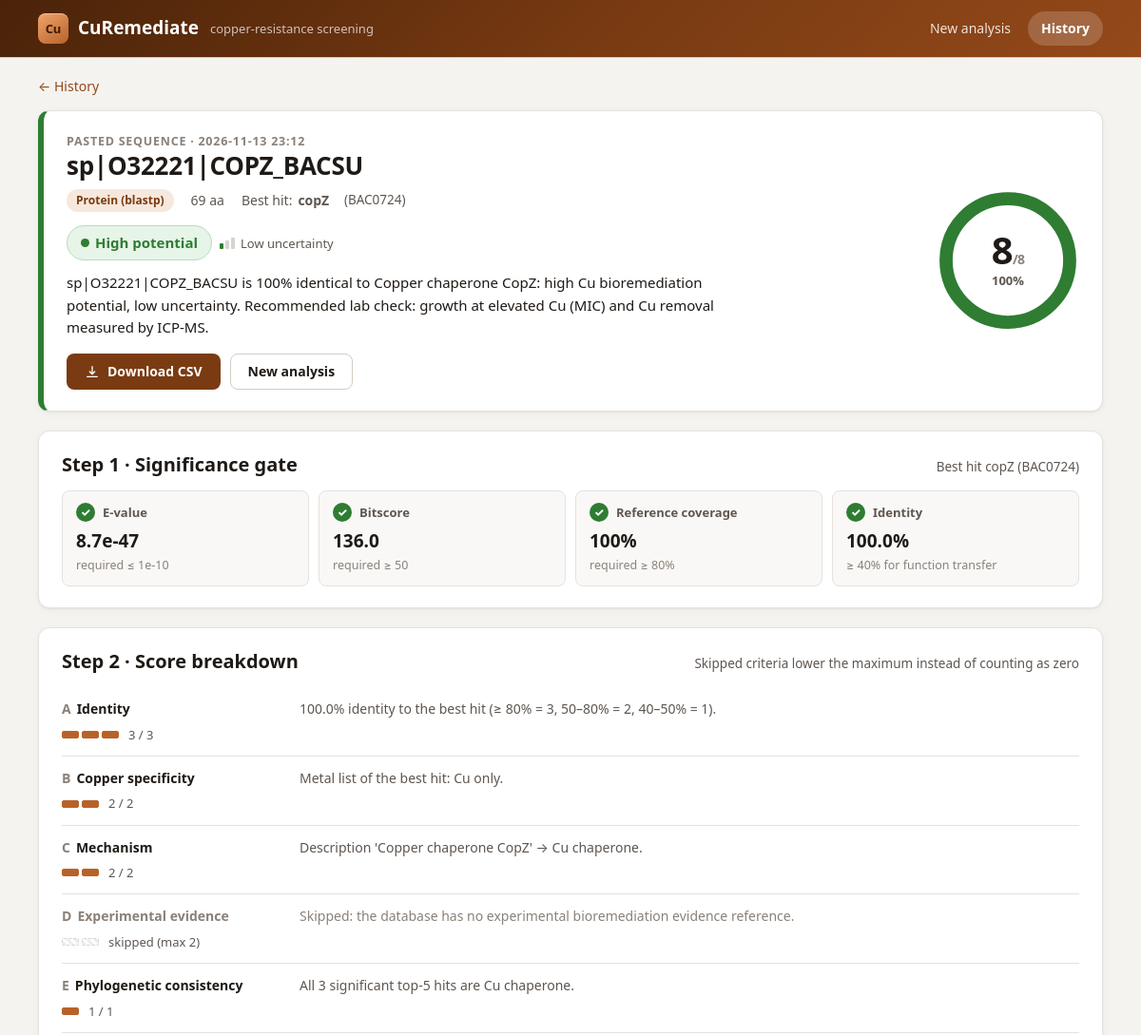
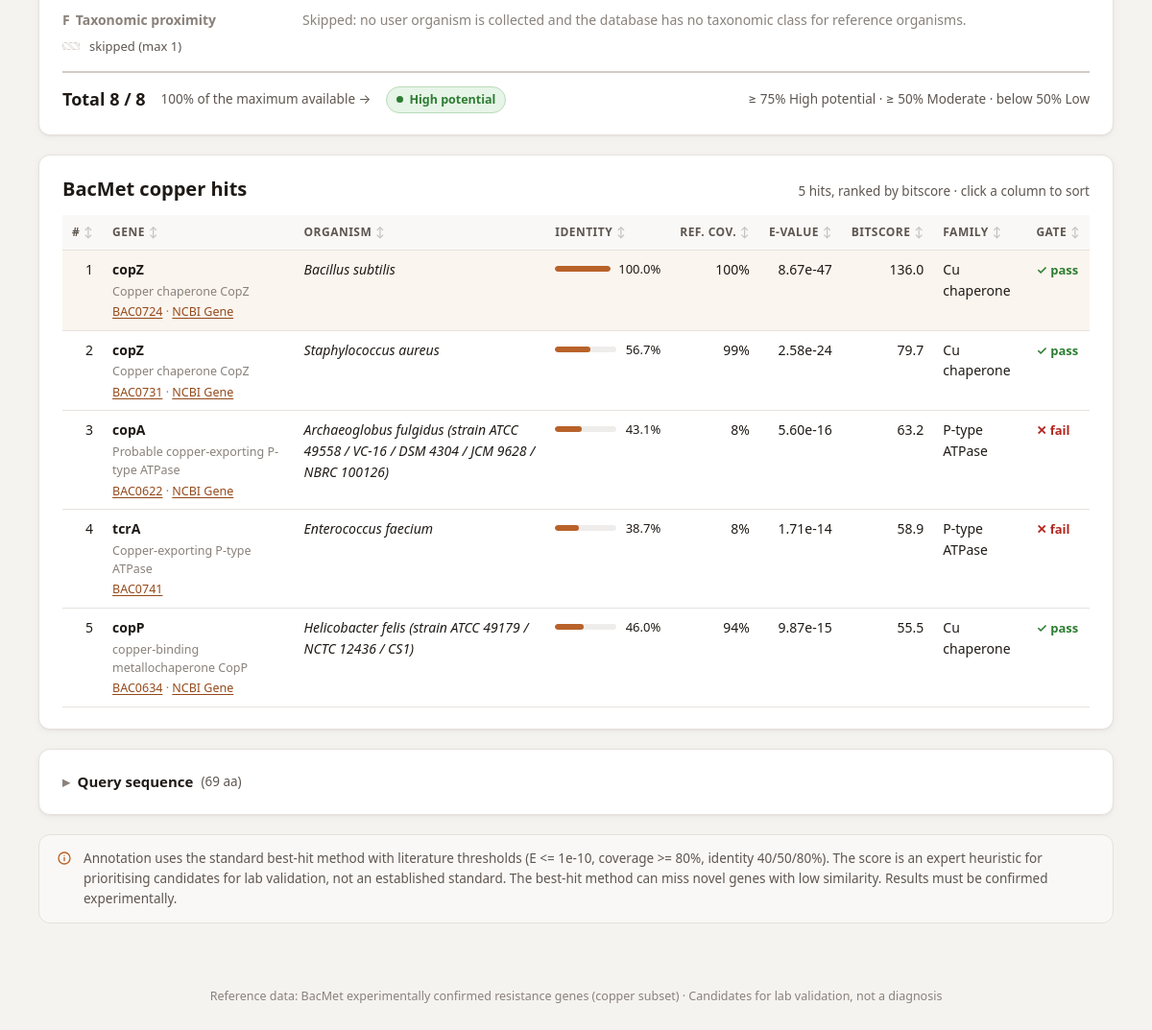
The page /analysis/406/ on the database its author committed (2 pictures, top to bottom).
### screening/models.py (models this page shows, shortened)
class Analysis(models.Model):
    batch = models.ForeignKey(Batch, null=True, blank=True, on_delete=models.CASCADE, related_name="analyses")
    created_at = models.DateTimeField(auto_now_add=True)
    filename = models.CharField(max_length=255)
    seq_type = models.CharField(max_length=16, choices=SEQ_TYPES, default="protein")
    query_id = models.CharField(max_length=255)
    sequence = models.TextField()
    length = models.PositiveIntegerField()
    category = models.CharField(max_length=32, blank=True)
    score = models.PositiveSmallIntegerField(null=True, blank=True)
    max_score = models.PositiveSmallIntegerField(null=True, blank=True)  # maximum available for this sequence
    score_pct = models.FloatField(null=True, blank=True)
    uncertainty = models.CharField(max_length=16, blank=True)
    flags = models.JSONField(default=list, blank=True)
    breakdown = models.JSONField(default=list, blank=True)  # [{key, label, points (None = skipped), max, note}]
    conclusion = models.TextField(blank=True)
    class Meta:
        ordering = ["-created_at"]
    @property
    def unit(self):
        return "nt" if self.seq_type == "nucleotide" else "aa"
    @property
    def points(self):
        return {row["key"]: row["points"] for row in self.breakdown}

class Hit(models.Model):
    analysis = models.ForeignKey(Analysis, on_delete=models.CASCADE, related_name="hits")
    rank = models.PositiveSmallIntegerField()
    bacmet_id = models.CharField(max_length=32)
    gene_name = models.CharField(max_length=128)
    organism = models.CharField(max_length=255, blank=True)
    identity = models.FloatField()
    align_length = models.PositiveIntegerField()
    evalue = models.FloatField()
    bitscore = models.FloatField()
    query_start = models.PositiveIntegerField(null=True, blank=True)
    query_end = models.PositiveIntegerField(null=True, blank=True)
    ref_coverage = models.FloatField(null=True, blank=True)  # % of the reference gene covered by the alignment
    passes_gate = models.BooleanField(default=False)
    description = models.CharField(max_length=255, blank=True)
    family = models.CharField(max_length=32, blank=True)
    ncbi_gene_url = models.CharField(max_length=255, blank=True)
    class Meta:
        ordering = ["rank"]
    @property
    def query_gene(self):
        return self.gene_name.split("/")[0].strip()
    @property
    def bacmet_url(self):
        return settings.BACMET_GENE_URL.format(gene=quote(self.query_gene))

### screening/views.py (the view)
# urls.py: path("analysis/<int:pk>/", views.result, name="result"),
def result(request, pk):
    analysis = get_object_or_404(Analysis, pk=pk)
    hits = list(analysis.hits.all())
    top = hits[0] if hits else None
    gate = (gate_checks(top.evalue, top.bitscore, top.ref_coverage)
            if top and top.ref_coverage is not None else [])
    return render(request, "screening/result.html", {
        "a": analysis, "hits": hits, "top": top, "gate": gate, "disclaimer": DISCLAIMER,
    })

### screening/services/scoring.py (called while the page is built)
def format_evalue(evalue, digits=1):
    if evalue is None:
        return ""
    return "< 1e-180" if evalue == 0 else f"{evalue:.{digits}e}"

def gate_checks(evalue, bitscore, ref_coverage):
    return [
        ("E-value", format_evalue(evalue),f"≤ {MAX_EVALUE:.0e}", evalue <= MAX_EVALUE),
        ("Bitscore", f"{bitscore:.1f}", f"≥ {MIN_BITSCORE}", bitscore >= MIN_BITSCORE),
        ("Reference coverage", f"{ref_coverage:.0f}%", f"≥ {MIN_COVERAGE}%", ref_coverage >= MIN_COVERAGE),
    ]

### screening/templatetags/screening_ui.py (called while the page is built)
@register.filter
def evalue(value, digits=1):
    return format_evalue(value, int(digits))

@register.filter
def breakable(text):
    escaped = conditional_escape(text)
    return mark_safe(escaped.replace("|", "|<wbr>").replace(":", ":<wbr>"))

@register.filter
def category_class(category):
    return CATEGORY_CLASSES.get(category, "legacy")

@register.filter
def uncertainty_class(uncertainty):
    return {"Low": "good", "Moderate": "mid", "High": "bad"}.get(uncertainty, "")

@register.filter
def segments(points, maximum):
    earned = points or 0
    return [i < earned for i in range(int(maximum or 0))]

### screening/templates/screening/result.html (shortened to what this page needs)
{% extends "screening/base.html" %}
{% load screening_ui %}
{% block content %}
{% with cat=a.category|category_class %}
<nav class="breadcrumb" aria-label="Breadcrumb">
  {% if a.batch_id %}<a href="{% url 'batch' a.batch_id %}">← Batch: {{ a.filename }}</a>
  {% else %}<a href="{% url 'history' %}">← History</a>{% endif %}
</nav>
<section class="box hero cat-{{ cat }}">
  <div>
    <div class="eyebrow">{% if a.batch_id %}Batch sequence{% else %}{{ a.filename }}{% endif %} · {{ a.created_at|date:"Y-m-d H:i" }}</div>
    <h1>{{ a.query_id|breakable }}</h1>
    <div class="hero-meta">
      <span class="tag">{{ a.get_seq_type_display }}</span>
      <span>{{ a.length }} {{ a.unit }}</span>
      {% if top %}<span>Best hit: <strong>{{ top.gene_name }}</strong>&nbsp;<span class="muted">({{ top.bacmet_id }})</span></span>{% endif %}
    </div>
    <div class="hero-badges">
      {% if a.category %}
      <span class="badge badge-lg cat cat-{{ cat }}">{{ a.category }}</span>
      {% if a.uncertainty %}
      <span class="unc {{ a.uncertainty|uncertainty_class }}" title="Uncertainty of this ranking">
        <span class="unc-bars" aria-hidden="true"><i></i><i></i><i></i></span>{{ a.uncertainty }} uncertainty
      </span>
      {% endif %}
      {% else %}
      <span class="badge badge-lg cat cat-legacy">Old scoring scheme</span>
      {% endif %}
    </div>
    {% if a.category %}
    <p class="conclusion">{{ a.conclusion }}</p>
    {% else %}
    <p class="conclusion">This result was scored with the previous scheme. Run the sequence again to get the current ranking.</p>
    {% endif %}
    <div class="hero-actions">
      <a class="btn" href="{% url 'result_csv' a.pk %}">
        <svg class="icon" viewBox="0 0 24 24" fill="none" stroke="currentColor" stroke-width="2" stroke-linecap="round" stroke-linejoin="round" aria-hidden="true"><path d="M12 4v12m0 0-4-4m4 4 4-4"/><path d="M4 20h16"/></svg>
        Download CSV
      </a>
      <a class="btn btn-secondary" href="{% url 'upload' %}">New analysis</a>
    </div>
  </div>
  {% if a.score is not None %}
  <div class="gauge" role="img" aria-label="Score {{ a.score }} of {{ a.max_score }} ({{ a.score_pct|stringformat:'.0f' }}%)">
    <svg viewBox="0 0 120 120" aria-hidden="true">
      <circle class="track" cx="60" cy="60" r="52" fill="none" stroke-width="11"/>
      <circle class="fill" cx="60" cy="60" r="52" fill="none" stroke-width="11" pathLength="100"
              stroke-dasharray="{{ a.score_pct|stringformat:'.1f' }} 100"/>
    </svg>
    <div class="gauge-label">
      <div class="gauge-score">{{ a.score }}<span class="gauge-max">/{{ a.max_score }}</span></div>
      <div class="gauge-pct">{{ a.score_pct|stringformat:".0f" }}%</div>
    </div>
  </div>
  {% endif %}
</section>
{% if top %}
{% if gate %}
<section class="box">
  <div class="box-head">
    <h2>Step 1 · Significance gate</h2>
    <span class="muted">Best hit {{ top.gene_name }} ({{ top.bacmet_id }})</span>
  </div>
  <div class="checks">
    {% for label, value, required, ok in gate %}
    <div class="check{% if not ok %} fail{% endif %}">
      <div class="check-head"><span class="check-icon" aria-hidden="true">{% if ok %}✓{% else %}✕{% endif %}</span>{{ label }}<span class="sr-only">: {% if ok %}pass{% else %}fail{% endif %}</span></div>
      <div class="check-value">{{ value }}</div>
      <div class="check-req">required {{ required }}</div>
    </div>
    {% endfor %}
    <div class="check{% if top.identity < 40 %} fail{% endif %}">
      <div class="check-head"><span class="check-icon" aria-hidden="true">{% if top.identity >= 40 %}✓{% else %}✕{% endif %}</span>Identity<span class="sr-only">: {% if top.identity >= 40 %}pass{% else %}fail{% endif %}</span></div>
      <div class="check-value">{{ top.identity|floatformat:1 }}%</div>
      <div class="check-req">≥ 40% for function transfer</div>
    </div>
  </div>
</section>
{% endif %}
{% if a.breakdown %}
<section class="box">
  <div class="box-head">
    <h2>Step 2 · Score breakdown</h2>
    <span class="muted">Skipped criteria lower the maximum instead of counting as zero</span>
  </div>
  <div class="criteria">
    {% for row in a.breakdown %}
    <div class="criterion{% if row.points is None %} skipped{% endif %}">
      <div>
        <div class="criterion-name"><span class="code">{{ row.key }}</span>{{ row.label }}</div>
        <div class="criterion-score">
          <span class="segments{% if row.points is None %} skipped{% endif %}" aria-hidden="true">{% for on in row.points|segments:row.max %}<i{% if on %} class="on"{% endif %}></i>{% endfor %}</span>
          <span class="criterion-pts">{% if row.points is None %}skipped (max {{ row.max }}){% else %}{{ row.points }} / {{ row.max }}{% endif %}</span>
        </div>
      </div>
      <div class="criterion-text">{{ row.note }}</div>
    </div>
    {% endfor %}
  </div>
  <div class="total-row">
    <strong>Total {{ a.score }} / {{ a.max_score }}</strong>
    <span class="muted">{{ a.score_pct|stringformat:".0f" }}% of the maximum available →</span>
    <span class="badge cat cat-{{ cat }}">{{ a.category }}</span>
    <span class="muted total-scale">≥ 75% High potential · ≥ 50% Moderate · below 50% Low</span>
  </div>
</section>
{% endif %}
<section class="box">
  <div class="box-head">
    <h2>BacMet copper hits</h2>
    <span class="muted">{{ hits|length }} hit{{ hits|length|pluralize }}, ranked by bitscore · click a column to sort</span>
  </div>
  <div class="table-wrap">
    <table data-sortable>
      <thead>
        <tr>
          <th class="sortable num" data-type="num">#</th>
          <th class="sortable col-gene" data-type="text">Gene</th>
          <th class="sortable" data-type="text">Organism</th>
          <th class="sortable" data-type="num">Identity</th>
          <th class="sortable num" data-type="num" title="Reference coverage">Ref. cov.</th>
          <th class="sortable num" data-type="num">E-value</th>
          <th class="sortable num" data-type="num">Bitscore</th>
          <th class="sortable" data-type="text">Family</th>
          <th class="sortable" data-type="text">Gate</th>
        </tr>
      </thead>
      <tbody>
        {% for h in hits %}
        <tr{% if forloop.first %} class="top-hit"{% endif %}>
          <td class="num">{{ h.rank }}</td>
          <td>
            <strong>{{ h.gene_name }}</strong>
            {% if h.description %}<div class="cell-sub">{{ h.description }}</div>{% endif %}
            <div class="cell-sub">
              <a href="{{ h.bacmet_url }}" target="_blank" rel="noopener">{{ h.bacmet_id }}</a>
              {% if h.ncbi_gene_url %} · <a href="{{ h.ncbi_gene_url }}" target="_blank" rel="noopener">NCBI Gene</a>{% endif %}
            </div>
          </td>
          <td><em>{{ h.organism }}</em></td>
          <td data-value="{{ h.identity }}">
            <div class="meter"><div class="meter-track"><div class="meter-fill" style="width:{{ h.identity|stringformat:'.1f' }}%"></div></div><span class="meter-val">{{ h.identity|floatformat:1 }}%</span></div>
          </td>
          <td class="num" data-value="{{ h.ref_coverage|default_if_none:'' }}">{% if h.ref_coverage is None %}n/a{% else %}{{ h.ref_coverage|floatformat:0 }}%{% endif %}</td>
          <td class="num nowrap" data-value="{{ h.evalue }}">{{ h.evalue|evalue:2 }}</td>
          <td class="num">{{ h.bitscore|floatformat:1 }}</td>
          <td>{{ h.family|default:"unknown" }}</td>
          <td>{% if h.passes_gate %}<span class="gate-pass">✓ pass</span>{% else %}<span class="gate-fail">✕ fail</span>{% endif %}</td>
        </tr>
        {% endfor %}
      </tbody>
    </table>
  </div>
</section>
{% endif %}
<section class="box">
  <details>
    <summary>Query sequence <span class="muted summary-sub">({{ a.length }} {{ a.unit }})</span></summary>
  </details>
</section>
<aside class="note">
  <svg class="icon" viewBox="0 0 24 24" fill="none" stroke="currentColor" stroke-width="2" stroke-linecap="round" aria-hidden="true"><circle cx="12" cy="12" r="9"/><path d="M12 11v5M12 8h.01"/></svg>
  <div>{{ disclaimer }}</div>
</aside>
{% endwith %}
{% endblock %}

### rows shown on the page
Analysis: filename "PASTED SEQUENCE", created_at "2026-11-13 23:12", query_id|breakable "sp| O32221| COPZ_BACSU", seq_type "Protein (blastp)", length "69", unit "aa", category "High potential", uncertainty "Low", conclusion "sp|O32221|COPZ_BACSU is 100% identical to Copper chaperone CopZ: high Cu bioremediation potential, low uncertainty. Recommended lab check: growth at elevated Cu (MIC) and Cu removal measured by ICP-MS.", score "8", max_score "8", score_pct "100"
Hit: gene_name "copZ", bacmet_id "BAC0724", identity "100.0", rank "1", description "Copper chaperone CopZ", organism "Bacillus subtilis", ref_coverage "100", evalue|evalue "8.67e-47", bitscore "136.0", family "Cu chaperone", passes_gate "✓ pass"
Hit: rank "2", gene_name "copZ", description "Copper chaperone CopZ", bacmet_id "BAC0731", organism "Staphylococcus aureus", identity "56.7", ref_coverage "99", evalue|evalue "2.58e-24", bitscore "79.7", family "Cu chaperone", passes_gate "✓ pass"
Hit: rank "3", gene_name "copA", description "Probable copper-exporting P-type ATPase", bacmet_id "BAC0622", organism "Archaeoglobus fulgidus (strain ATCC 49558 / VC-16 / DSM 4304 / JCM 9628 / NBRC 100126)", identity "43.1", ref_coverage "8", evalue|evalue "5.60e-16", bitscore "63.2", family "P-type ATPase", passes_gate "✕ fail"
Hit: rank "4", gene_name "tcrA", description "Copper-exporting P-type ATPase", bacmet_id "BAC0741", organism "Enterococcus faecium", identity "38.7", ref_coverage "8", evalue|evalue "1.71e-14", bitscore "58.9", family "P-type ATPase", passes_gate "✕ fail"
Hit: rank "5", gene_name "copP", description "copper-binding metallochaperone CopP", bacmet_id "BAC0634", organism "Helicobacter felis (strain ATCC 49179 / NCTC 12436 / CS1)", identity "46.0", ref_coverage "94", evalue|evalue "9.87e-15", bitscore "55.5", family "Cu chaperone", passes_gate "✓ pass"

### other values the page prints
{{ label }} "E-value" "Bitscore" "Reference coverage"
{{ value }} "8.7e-47" "136.0" "100%"
{{ required }} "≤ 1e-10" "≥ 50" "≥ 80%"
{{ row.key }} "A" "B" "C" "D" "E" "F"
{{ row.label }} "Identity" "Copper specificity" "Mechanism" "Experimental evidence" "Phylogenetic consistency" "Taxonomic proximity"
{{ row.points }} "3" "2" "2" "1"
{{ row.max }} "3" "2" "2" "1"
{{ row.note }} "100.0% identity to the best hit (≥ 80% = 3, 50–80% = 2, 40–50% = 1)." "Metal list of the best hit: Cu only." "Description 'Copper chaperone CopZ' → Cu chaperone." "Skipped: the database has no experimental bioremediation evidence reference." "All 3 significant top-5 hits are Cu chaperone." "Skipped: no user organism is collected and the database has no taxonomic class for reference organisms."
{{ row.max }} "2" "1"
{{ hits|length }} "5"
